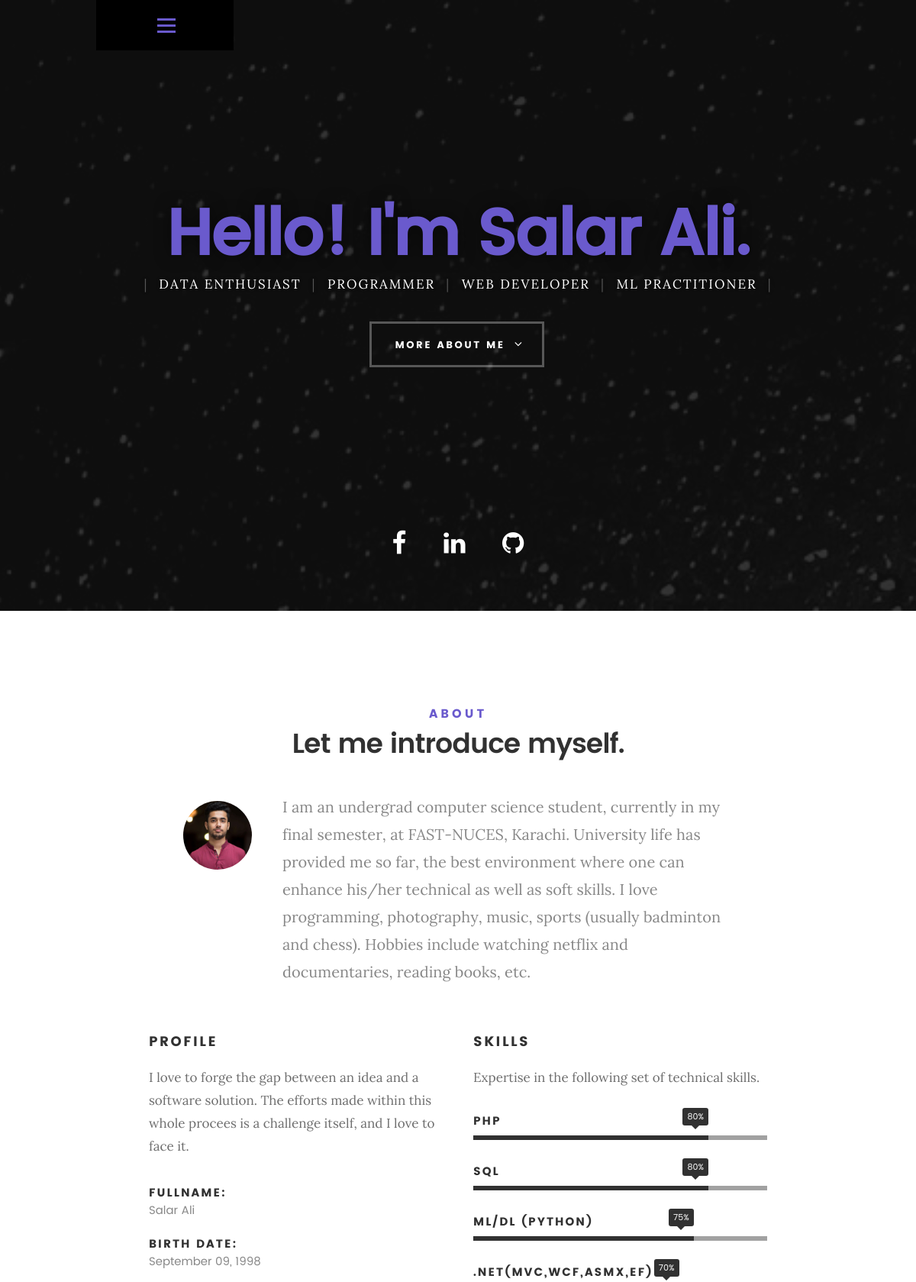
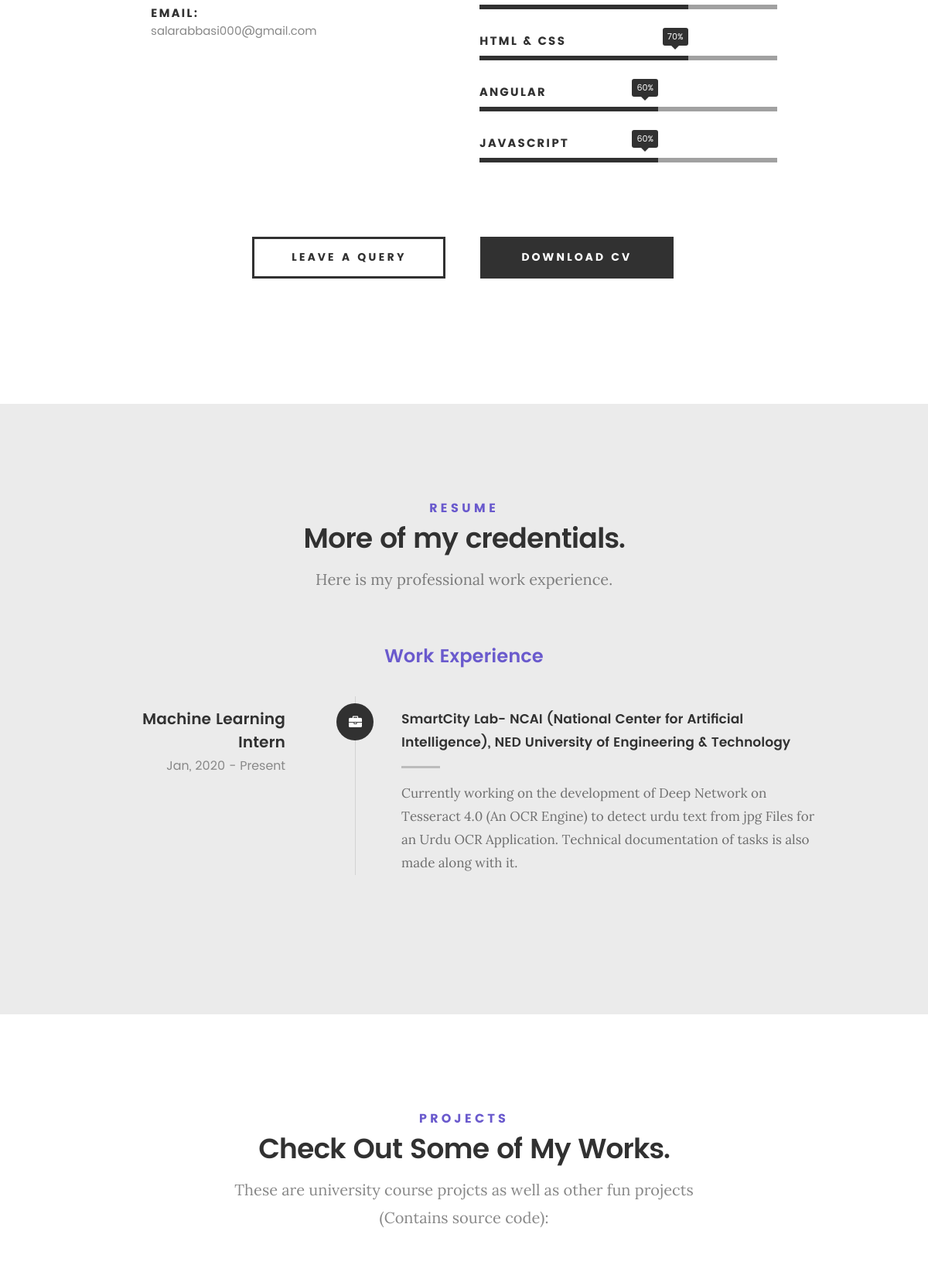
The page / (upper part) on the database its author committed (2 pictures, top to bottom).
### tables this page shows
CREATE TABLE `skills` (
  `skill` varchar(50) NOT NULL,
  `percent` int(5) NOT NULL
);

CREATE TABLE `work` (
  `id` int(50) NOT NULL,
  `position` varchar(100) DEFAULT NULL,
  `organization` varchar(500) DEFAULT NULL,
  `start_date` date DEFAULT NULL,
  `end_date` date DEFAULT NULL,
  `description` text
);

### index.php (the view, shortened to what this page needs)
<?php
$servername = "localhost";
$username = "root";
$password = "";
$dbname = "salar_portfolio";
$conn = new mysqli($servername, $username, $password, $dbname);
?>
<!DOCTYPE html>
<html class="no-js" lang="en">
<head>
   <link rel="stylesheet" href="css/base.css">
   <link rel="stylesheet" href="css/main.css">
   <link rel="stylesheet" href="css/vendor.css">
</head>
<body id="top">
   <header>
   	<div class="row">
   		<div class="top-bar">
   			<a class="menu-toggle" href="#"><span>Menu</span></a>
   		</div>
   	</div>
   </header>
   <section id="intro">
   	<div class="intro-overlay"></div>
   	<div class="intro-content">
   		<div class="row">
   			<div class="col-twelve">
	   			<h1 style="color:slateBlue">Hello! I'm Salar Ali.</h1>
	   			<p class="intro-position">
	   				<span>Data Enthusiast</span>
	   				<span>Programmer</span>
	   				<span>Web Developer</span>
	   				<span>ML Practitioner</span>
	   			</p>
	   			<a class="button stroke smoothscroll" href="#about" title="">More About Me</a>
	   		</div>
   		</div>
   	</div>
   	<ul class="intro-social">
         <li><a href="https://www.facebook.com/m.salaraliabbasi" target="_blank"><i class="fa fa-facebook"></i></a></li>
         <li><a href="https://www.linkedin.com/in/salar-ali-92400a139/" target="_blank"><i class="fa fa-linkedin"></i></a></li>
         <li><a href="www.gitbub.com/salarabbasi000" target="_blank"><i class="fa fa-github"></i></a></li>
    </ul>
   </section>
   <section id="about">
   	<div class="row section-intro">
   		<div class="col-twelve">
   			<h5>About</h5>
   			<h1>Let me introduce myself.</h1>
   			<div class="intro-info">
   				<img src="images/profile-pic.jpg" alt="Profile Picture">
   				<p class="lead">I am an undergrad computer science student, currently in my final semester, at FAST-NUCES, Karachi. University life has provided me so far, the best environment where one can enhance his/her technical as well as soft skills. I love programming, photography, music, sports (usually badminton and chess). Hobbies include watching netflix and documentaries, reading books, etc.</p>
   			</div>
   		</div>
   	</div>
   	<div class="row about-content">
   		<div class="col-six tab-full">
   			<h3>Profile</h3>
   			<p>I love to forge the gap between an idea and a software solution. The efforts made within this whole procees is a challenge itself, and I love to face it.</p>
   			<ul class="info-list">
   				<li>
   					<strong>Fullname:</strong>
   					<span>Salar Ali</span>
   				</li>
   				<li>
   					<strong>Birth Date:</strong>
   					<span>September 09, 1998</span>
   				</li>
   				<li>
   					<strong>Email:</strong>
   					<span>salarabbasi000@gmail.com</span>
   				</li>
   			</ul>
   		</div>
   		<div class="col-six tab-full">
   			<h3>Skills</h3>
   			<p>Expertise in the following set of technical skills.</p>
				<ul class="skill-bars">
              <?php
              $q="select percent,skill from skills order by percent desc";
              $skills=$conn->query($q);
				  while($row=$skills->fetch_assoc())
              {
              ?>
               <li>
				   	<div class="progress percent<?php print($row["percent"]); ?>"><span><?php print($row["percent"]); ?>%</span></div>
				   	<strong><?php print($row["skill"]); ?></strong>
				   </li>
              <?php
              }
              ?>
				</ul>
   		</div>
   	</div>
   	<div class="row button-section">
   		<div class="col-twelve">
   			<a href="#contact" title="Hire Me" class="button stroke smoothscroll">Leave a Query</a>
   			<a href="docs/CV.pdf" title="Download CV" class="button button-primary" download >Download CV</a>
   		</div>
   	</div>
   </section>
	<section id="resume" class="grey-section">
		<div class="row section-intro">
   		<div class="col-twelve">
   			<h5>Resume</h5>
   			<h1>More of my credentials.</h1>
   			<p class="lead">Here is my professional work experience.</p>
   		</div>
   	</div>
   	<div class="row resume-timeline">
   		<div class="col-twelve resume-header">
   			<h2>Work Experience</h2>
   		</div>
   		<div class="col-twelve">
   			<div class="timeline-wrap">
          <?php
                 $q="select * from work";
                 $skills=$conn->query($q);
                 while($row=$skills->fetch_assoc())
                 {
                    $start=date_format(date_create(($row["start_date"])),"M, Y");
                    $d2=date_create($row["end_date"]);
                    $d1=date_create(date("Y-m-d"));
                    $diff=date_diff($d1,$d2);
                    if($diff->format("%a")<0)
                    { $end=date_format(date_create(($row["end_date"])),"M, Y"); }
                    else
                    { $end="Present";}
                 ?>
                     <div class="timeline-block">
                        <div class="timeline-ico">
                          <i class="fa fa-briefcase"></i>
                        </div>
                        <div class="timeline-header">
                          <h3><?php print($row["position"]); ?></h3>
                          <p><?php print($start." - ".$end); ?></p>
                        </div>
                        <div class="timeline-content">
                          <h4><?php print($row["organization"]); ?></h4>
                          <p><?php print($row["description"]); ?></p>
                        </div>
                      </div>
                 <?php
                 }
          ?>
   			</div>
   		</div>
   	</div>
	</section>
	<section id="portfolio">
		<div class="row section-intro">
   		<div class="col-twelve">
   			<h5>Projects</h5>
   			<h1>Check Out Some of My Works.</h1>
   			<p class="lead">These are university course projcts as well as other fun projects (Contains source code):</p>
   		</div>
   	</div>
	</section>
</body>
</html>

### css/base.css (style rules this page uses)
html { font-family: sans-serif; -ms-text-size-adjust: 100%; -webkit-text-size-adjust: 100%; }
body { margin: 0; }
article, aside, details, figcaption, figure, footer, header, hgroup, main, menu, nav, section, summary { display: block; }
a { background: transparent; }
b, strong { font-weight: bold; }
h1 { font-size: 2em; margin: 0.67em 0; }
img { border: 0; }
html { font-size: 62.5%; box-sizing: border-box; }
*, *::before, *::after { box-sizing: inherit; }
body { font-weight: normal; line-height: 1; text-rendering: optimizeLegibility; word-wrap: break-word; -webkit-overflow-scrolling: touch; -webkit-text-size-adjust: none; }
body, input, button { -moz-osx-font-smoothing: grayscale; -webkit-font-smoothing: antialiased; }
img, video { max-width: 100%; height: auto; }
div, dl, dt, dd, ul, ol, li, h1, h2, h3, h4, h5, h6, pre, form, p, blockquote, th, td { margin: 0; padding: 0; }
h1, h2, h3, h4, h5, h6 { -webkit-font-variant-ligatures: common-ligatures; -moz-font-variant-ligatures: common-ligatures; font-variant-ligatures: common-ligatures; text-rendering: optimizeLegibility; }
em, i { font-style: italic; line-height: inherit; }
strong, b { font-weight: bold; line-height: inherit; }
ol, ul { list-style: none; }
li { display: block; }
a { text-decoration: none; line-height: inherit; }
.row { width: 94%; max-width: 1140px; margin: 0 auto; }
.row:before, .row:after { content: ""; display: table; }
.row:after { clear: both; }
[class*="col-"], .bgrid { float: left; }
[class*="col-"] { padding: 0 20px; }
.col-six, .col-1-2 { width: 50%; }
.col-twelve, .col-full { width: 100%; }

### rows shown on the page
skills: percent "80", skill "PHP"
skills: percent "80", skill "SQL"
skills: percent "75", skill "ML/DL (PYTHON)"
skills: percent "70", skill ".NET(MVC,WCF,ASMX,EF)"
skills: percent "70", skill "HTML & CSS"
skills: percent "60", skill "ANGULAR"
skills: percent "60", skill "JAVASCRIPT"
work: position "Machine Learning Intern", start_date "Jan, 2020", end_date "Present", organization "SmartCity Lab- NCAI (National Center for Artificial Intelligence), NED University of Engineering & Technology", description "Currently working on the development of Deep Network on Tesseract 4.0 (An OCR Engine) to detect urdu text from jpg Files for an Urdu OCR Application. Technical documentation of tasks is also made along with it."
